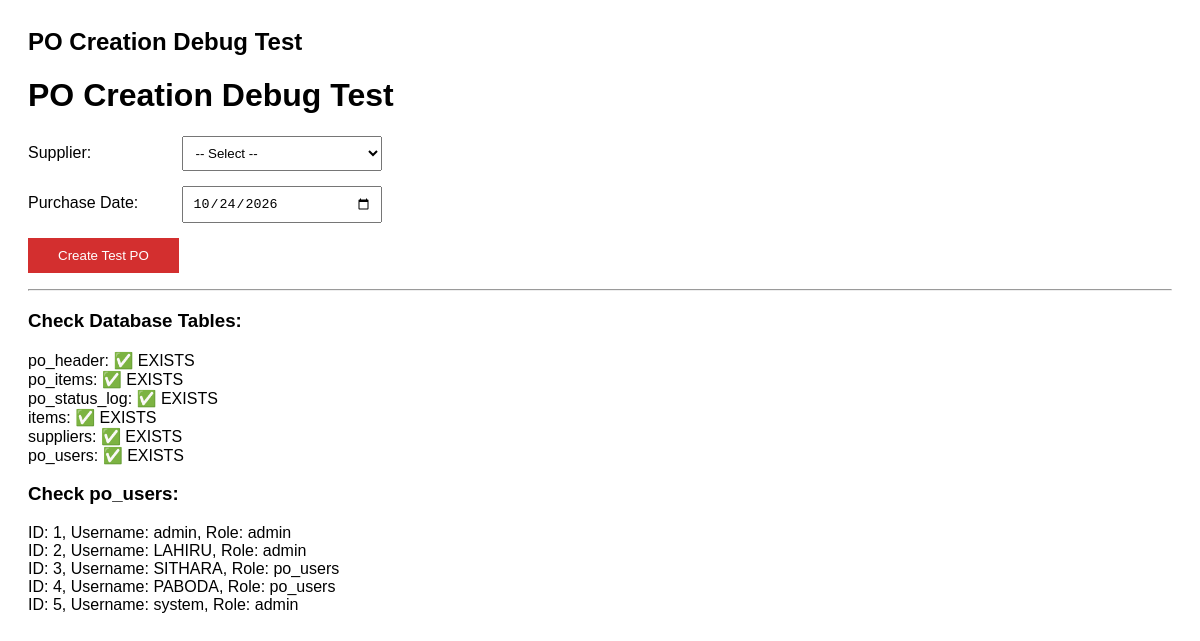
The page /test_po_debug.php on the database its author committed.
### tables this page shows
CREATE TABLE `po_users` (
  `id` int(11) NOT NULL,
  `username` varchar(50) NOT NULL,
  `password` varchar(255) NOT NULL,
  `role` varchar(50) DEFAULT 'user',
  `created_at` timestamp NOT NULL DEFAULT current_timestamp(),
  `last_login` timestamp NULL DEFAULT NULL
);

### test_po_debug.php (the view, shortened to what this page needs)
<?php
$conn = getConnection();
echo "<h2>PO Creation Debug Test</h2>";
?>
<!DOCTYPE html>
<html>
<head>
</head>
<body>
    <h1>PO Creation Debug Test</h1>
    <form method="POST">
        <div class="form-group">
            <label>Supplier:</label>
            <select name="supplier_id" required>
                <option value="">-- Select --</option>
            </select>
        </div>
        <div class="form-group">
            <label>Purchase Date:</label>
            <input type="date" name="purchase_date" value="<?= date('Y-m-d') ?>" required>
        </div>
        <button type="submit">Create Test PO</button>
    </form>
    <hr>
    <h3>Check Database Tables:</h3>
    <?php
    $tables = ['po_header', 'po_items', 'po_status_log', 'items', 'suppliers', 'po_users'];
    foreach ($tables as $table) {
        $result = $conn->query("SHOW TABLES LIKE '$table'");
        echo $table . ": " . ($result->num_rows > 0 ? "✅ EXISTS" : "❌ MISSING") . "<br>";
    }
    ?>
    <h3>Check po_users:</h3>
    <?php
    $users = $conn->query("SELECT * FROM po_users");
    if ($users->num_rows > 0) {
        while($row = $users->fetch_assoc()) {
            echo "ID: {$row['id']}, Username: {$row['username']}, Role: {$row['role']}<br>";
        }
    } else {
        echo "❌ No users found!<br>";
    }
    ?>
</body>
</html>

### test_po_debug.php (style rules this page uses)
body { font-family: Arial; padding: 20px; }
.form-group { margin: 15px 0; }
label { display: inline-block; width: 150px; }
input, select { padding: 8px; width: 200px; }
button { padding: 10px 30px; background: #d32f2f; color: white; border: none; cursor: pointer; }

### rows shown on the page
po_users: id "1", username "admin", role "admin"
po_users: id "2", username "LAHIRU", role "admin"
po_users: id "3", username "SITHARA", role "po_users"
po_users: id "4", username "PABODA", role "po_users"
po_users: id "5", username "system", role "admin"

### other values the page prints
$table "po_header"
$table "po_items"
$table "po_status_log"
$table "items"
$table "suppliers"
$table "po_users"
